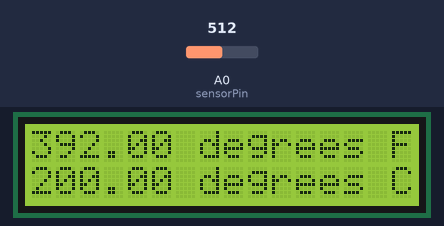
The sketch below on a simulated Arduino Uno, built with avr-gcc and run on an emulated ATmega328P. Shown: 16×2 character LCD. The test bench sets the inputs (shaded band); at power-on: A0 (sensorPin) = 512.

Above: at 1.2 s.
1.3 s: A0 (sensorPin) set to 716
At 3.1 s:
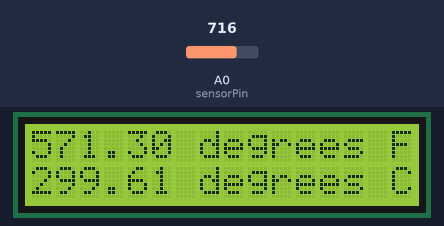
3.5 s: A0 (sensorPin) set to 900
At 5.2 s:
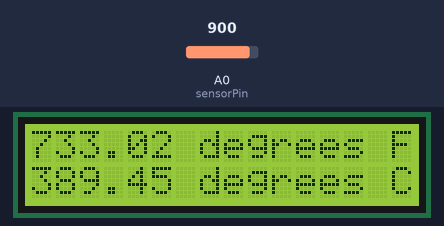
5.6 s: A0 (sensorPin) set to 1023
At 7.3 s:
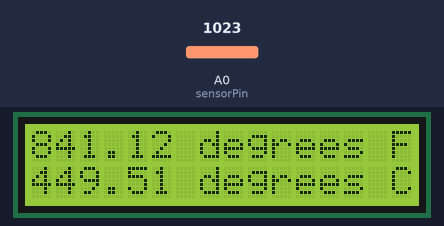
Timing chart, 0 to 8.8 s (numbered marks = the images above; inputs shaded):
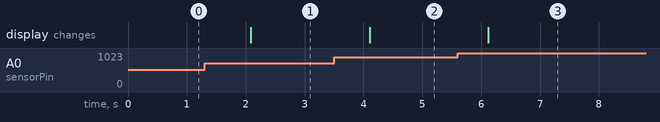

Measured:
- after the input at 1.3 s, the display: changes after 0.79 s (image 1)
- after the input at 3.5 s, the display: changes after 0.60 s (image 2)
- after the input at 5.6 s, the display: changes after 0.52 s (image 3)

The sketch:

06-temp_LCD.ino
```cpp
#include <LiquidCrystal.h>

LiquidCrystal lcd(12, 11, 5, 4, 3, 2);

int sensorPin = 0;

void setup()
{
  lcd.begin(16, 2);
}

void loop()
{
  lcd.clear();
  int reading = analogRead(sensorPin);
  float voltage = reading * 5.0;
  voltage /= 1024.0;
  float temperatureC = (voltage - 0.5) * 100 ;
  float temperatureF = (temperatureC * 9.0 / 5.0) + 32.0;
  lcd.print(temperatureF);
  lcd.println(" degrees F ");
  lcd.setCursor(0,1);
  lcd.print(temperatureC);
  lcd.println(" degrees C ");
  delay(1000);
}
```
